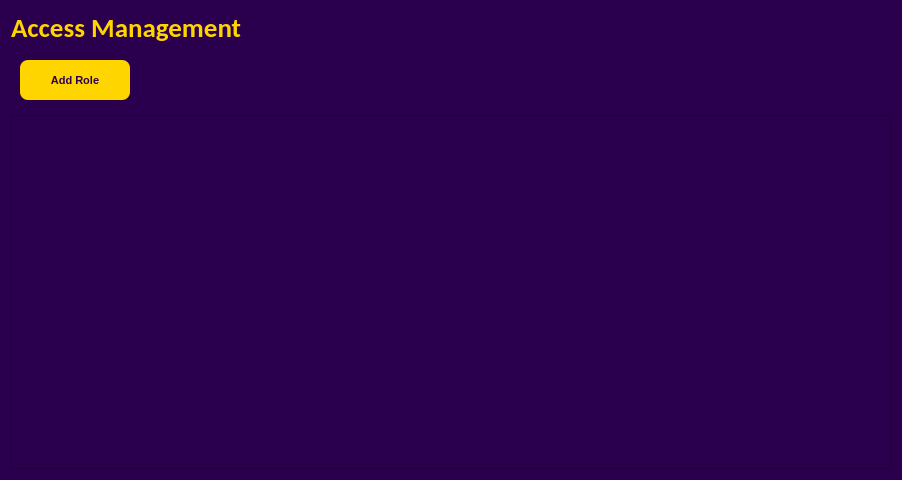
<?xml version="1.0" encoding="UTF-8"?>
<ui version="4.0">
 <class>AccessAdmin</class>
 <widget class="QWidget" name="AccessAdmin">
  <property name="geometry">
   <rect>
    <x>0</x>
    <y>0</y>
    <width>902</width>
    <height>480</height>
   </rect>
  </property>
  <property name="palette">
   <palette>
    <active>
     <colorrole role="WindowText">
      <brush brushstyle="SolidPattern">
       <color alpha="255">
        <red>255</red>
        <green>255</green>
        <blue>255</blue>
       </color>
      </brush>
     </colorrole>
     <colorrole role="Button">
      <brush brushstyle="SolidPattern">
       <color alpha="255">
        <red>42</red>
        <green>0</green>
        <blue>78</blue>
       </color>
      </brush>
     </colorrole>
     <colorrole role="Light">
      <brush brushstyle="SolidPattern">
       <color alpha="255">
        <red>63</red>
        <green>0</green>
        <blue>117</blue>
       </color>
      </brush>
     </colorrole>
     <colorrole role="Midlight">
      <brush brushstyle="SolidPattern">
       <color alpha="255">
        <red>52</red>
        <green>0</green>
        <blue>97</blue>
       </color>
      </brush>
     </colorrole>
     <colorrole role="Dark">
      <brush brushstyle="SolidPattern">
       <color alpha="255">
        <red>21</red>
        <green>0</green>
        <blue>39</blue>
       </color>
      </brush>
     </colorrole>
     <colorrole role="Mid">
      <brush brushstyle="SolidPattern">
       <color alpha="255">
        <red>28</red>
        <green>0</green>
        <blue>52</blue>
       </color>
      </brush>
     </colorrole>
     <colorrole role="Text">
      <brush brushstyle="SolidPattern">
       <color alpha="255">
        <red>255</red>
        <green>255</green>
        <blue>255</blue>
       </color>
      </brush>
     </colorrole>
     <colorrole role="BrightText">
      <brush brushstyle="SolidPattern">
       <color alpha="255">
        <red>255</red>
        <green>255</green>
        <blue>255</blue>
       </color>
      </brush>
     </colorrole>
     <colorrole role="ButtonText">
      <brush brushstyle="SolidPattern">
       <color alpha="255">
        <red>255</red>
        <green>255</green>
        <blue>255</blue>
       </color>
      </brush>
     </colorrole>
     <colorrole role="Base">
      <brush brushstyle="SolidPattern">
       <color alpha="255">
        <red>0</red>
        <green>0</green>
        <blue>0</blue>
       </color>
      </brush>
     </colorrole>
     <colorrole role="Window">
      <brush brushstyle="SolidPattern">
       <color alpha="255">
        <red>42</red>
        <green>0</green>
        <blue>78</blue>
       </color>
      </brush>
     </colorrole>
     <colorrole role="Shadow">
      <brush brushstyle="SolidPattern">
       <color alpha="255">
        <red>0</red>
        <green>0</green>
        <blue>0</blue>
       </color>
      </brush>
     </colorrole>
     <colorrole role="AlternateBase">
      <brush brushstyle="SolidPattern">
       <color alpha="255">
        <red>21</red>
        <green>0</green>
        <blue>39</blue>
       </color>
      </brush>
     </colorrole>
     <colorrole role="ToolTipBase">
      <brush brushstyle="SolidPattern">
       <color alpha="255">
        <red>255</red>
        <green>255</green>
        <blue>220</blue>
       </color>
      </brush>
     </colorrole>
     <colorrole role="ToolTipText">
      <brush brushstyle="SolidPattern">
       <color alpha="255">
        <red>0</red>
        <green>0</green>
        <blue>0</blue>
       </color>
      </brush>
     </colorrole>
     <colorrole role="PlaceholderText">
      <brush brushstyle="SolidPattern">
       <color alpha="127">
        <red>255</red>
        <green>255</green>
        <blue>255</blue>
       </color>
      </brush>
     </colorrole>
     <colorrole role="Accent">
      <brush brushstyle="SolidPattern">
       <color alpha="255">
        <red>0</red>
        <green>0</green>
        <blue>0</blue>
       </color>
      </brush>
     </colorrole>
    </active>
    <inactive>
     <colorrole role="WindowText">
      <brush brushstyle="SolidPattern">
       <color alpha="255">
        <red>255</red>
        <green>255</green>
        <blue>255</blue>
       </color>
      </brush>
     </colorrole>
     <colorrole role="Button">
      <brush brushstyle="SolidPattern">
       <color alpha="255">
        <red>42</red>
        <green>0</green>
        <blue>78</blue>
       </color>
      </brush>
     </colorrole>
     <colorrole role="Light">
      <brush brushstyle="SolidPattern">
       <color alpha="255">
        <red>63</red>
        <green>0</green>
        <blue>117</blue>
       </color>
      </brush>
     </colorrole>
     <colorrole role="Midlight">
      <brush brushstyle="SolidPattern">
       <color alpha="255">
        <red>52</red>
        <green>0</green>
        <blue>97</blue>
       </color>
      </brush>
     </colorrole>
     <colorrole role="Dark">
      <brush brushstyle="SolidPattern">
       <color alpha="255">
        <red>21</red>
        <green>0</green>
        <blue>39</blue>
       </color>
      </brush>
     </colorrole>
     <colorrole role="Mid">
      <brush brushstyle="SolidPattern">
       <color alpha="255">
        <red>28</red>
        <green>0</green>
        <blue>52</blue>
       </color>
      </brush>
     </colorrole>
     <colorrole role="Text">
      <brush brushstyle="SolidPattern">
       <color alpha="255">
        <red>255</red>
        <green>255</green>
        <blue>255</blue>
       </color>
      </brush>
     </colorrole>
     <colorrole role="BrightText">
      <brush brushstyle="SolidPattern">
       <color alpha="255">
        <red>255</red>
        <green>255</green>
        <blue>255</blue>
       </color>
      </brush>
     </colorrole>
     <colorrole role="ButtonText">
      <brush brushstyle="SolidPattern">
       <color alpha="255">
        <red>255</red>
        <green>255</green>
        <blue>255</blue>
       </color>
      </brush>
     </colorrole>
     <colorrole role="Base">
      <brush brushstyle="SolidPattern">
       <color alpha="255">
        <red>0</red>
        <green>0</green>
        <blue>0</blue>
       </color>
      </brush>
     </colorrole>
     <colorrole role="Window">
      <brush brushstyle="SolidPattern">
       <color alpha="255">
        <red>42</red>
        <green>0</green>
        <blue>78</blue>
       </color>
      </brush>
     </colorrole>
     <colorrole role="Shadow">
      <brush brushstyle="SolidPattern">
       <color alpha="255">
        <red>0</red>
        <green>0</green>
        <blue>0</blue>
       </color>
      </brush>
     </colorrole>
     <colorrole role="AlternateBase">
      <brush brushstyle="SolidPattern">
       <color alpha="255">
        <red>21</red>
        <green>0</green>
        <blue>39</blue>
       </color>
      </brush>
     </colorrole>
     <colorrole role="ToolTipBase">
      <brush brushstyle="SolidPattern">
       <color alpha="255">
        <red>255</red>
        <green>255</green>
        <blue>220</blue>
       </color>
      </brush>
     </colorrole>
     <colorrole role="ToolTipText">
      <brush brushstyle="SolidPattern">
       <color alpha="255">
        <red>0</red>
        <green>0</green>
        <blue>0</blue>
       </color>
      </brush>
     </colorrole>
     <colorrole role="PlaceholderText">
      <brush brushstyle="SolidPattern">
       <color alpha="127">
        <red>255</red>
        <green>255</green>
        <blue>255</blue>
       </color>
      </brush>
     </colorrole>
     <colorrole role="Accent">
      <brush brushstyle="SolidPattern">
       <color alpha="255">
        <red>0</red>
        <green>0</green>
        <blue>0</blue>
       </color>
      </brush>
     </colorrole>
    </inactive>
    <disabled>
     <colorrole role="WindowText">
      <brush brushstyle="SolidPattern">
       <color alpha="255">
        <red>21</red>
        <green>0</green>
        <blue>39</blue>
       </color>
      </brush>
     </colorrole>
     <colorrole role="Button">
      <brush brushstyle="SolidPattern">
       <color alpha="255">
        <red>42</red>
        <green>0</green>
        <blue>78</blue>
       </color>
      </brush>
     </colorrole>
     <colorrole role="Light">
      <brush brushstyle="SolidPattern">
       <color alpha="255">
        <red>63</red>
        <green>0</green>
        <blue>117</blue>
       </color>
      </brush>
     </colorrole>
     <colorrole role="Midlight">
      <brush brushstyle="SolidPattern">
       <color alpha="255">
        <red>52</red>
        <green>0</green>
        <blue>97</blue>
       </color>
      </brush>
     </colorrole>
     <colorrole role="Dark">
      <brush brushstyle="SolidPattern">
       <color alpha="255">
        <red>21</red>
        <green>0</green>
        <blue>39</blue>
       </color>
      </brush>
     </colorrole>
     <colorrole role="Mid">
      <brush brushstyle="SolidPattern">
       <color alpha="255">
        <red>28</red>
        <green>0</green>
        <blue>52</blue>
       </color>
      </brush>
     </colorrole>
     <colorrole role="Text">
      <brush brushstyle="SolidPattern">
       <color alpha="255">
        <red>21</red>
        <green>0</green>
        <blue>39</blue>
       </color>
      </brush>
     </colorrole>
     <colorrole role="BrightText">
      <brush brushstyle="SolidPattern">
       <color alpha="255">
        <red>255</red>
        <green>255</green>
        <blue>255</blue>
       </color>
      </brush>
     </colorrole>
     <colorrole role="ButtonText">
      <brush brushstyle="SolidPattern">
       <color alpha="255">
        <red>21</red>
        <green>0</green>
        <blue>39</blue>
       </color>
      </brush>
     </colorrole>
     <colorrole role="Base">
      <brush brushstyle="SolidPattern">
       <color alpha="255">
        <red>42</red>
        <green>0</green>
        <blue>78</blue>
       </color>
      </brush>
     </colorrole>
     <colorrole role="Window">
      <brush brushstyle="SolidPattern">
       <color alpha="255">
        <red>42</red>
        <green>0</green>
        <blue>78</blue>
       </color>
      </brush>
     </colorrole>
     <colorrole role="Shadow">
      <brush brushstyle="SolidPattern">
       <color alpha="255">
        <red>0</red>
        <green>0</green>
        <blue>0</blue>
       </color>
      </brush>
     </colorrole>
     <colorrole role="AlternateBase">
      <brush brushstyle="SolidPattern">
       <color alpha="255">
        <red>42</red>
        <green>0</green>
        <blue>78</blue>
       </color>
      </brush>
     </colorrole>
     <colorrole role="ToolTipBase">
      <brush brushstyle="SolidPattern">
       <color alpha="255">
        <red>255</red>
        <green>255</green>
        <blue>220</blue>
       </color>
      </brush>
     </colorrole>
     <colorrole role="ToolTipText">
      <brush brushstyle="SolidPattern">
       <color alpha="255">
        <red>0</red>
        <green>0</green>
        <blue>0</blue>
       </color>
      </brush>
     </colorrole>
     <colorrole role="PlaceholderText">
      <brush brushstyle="SolidPattern">
       <color alpha="127">
        <red>21</red>
        <green>0</green>
        <blue>39</blue>
       </color>
      </brush>
     </colorrole>
     <colorrole role="Accent">
      <brush brushstyle="SolidPattern">
       <color alpha="255">
        <red>30</red>
        <green>0</green>
        <blue>55</blue>
       </color>
      </brush>
     </colorrole>
    </disabled>
   </palette>
  </property>
  <property name="windowTitle">
   <string>Form</string>
  </property>
  <layout class="QVBoxLayout" name="verticalLayout">
   <item>
    <widget class="QLabel" name="header">
     <property name="font">
      <font>
       <family>Calibri</family>
       <pointsize>20</pointsize>
       <bold>true</bold>
      </font>
     </property>
     <property name="layoutDirection">
      <enum>Qt::LayoutDirection::LeftToRight</enum>
     </property>
     <property name="styleSheet">
      <string notr="true">color:#ffd500;</string>
     </property>
     <property name="lineWidth">
      <number>1</number>
     </property>
     <property name="text">
      <string>Access Management</string>
     </property>
    </widget>
   </item>
   <item>
    <widget class="QFrame" name="frame">
     <property name="frameShape">
      <enum>QFrame::Shape::NoFrame</enum>
     </property>
     <property name="frameShadow">
      <enum>QFrame::Shadow::Plain</enum>
     </property>
     <layout class="QHBoxLayout" name="horizontalLayout">
      <item>
       <widget class="QPushButton" name="Addrole">
        <property name="minimumSize">
         <size>
          <width>110</width>
          <height>40</height>
         </size>
        </property>
        <property name="styleSheet">
         <string notr="true">QPushButton#Addrole {
    background-color: #FFD500;
    color: #2A004E;
    border-radius: 8px;
    font-weight: bold;
    font-size: 11px;
    border: none;
    padding: 10px 20px;
}

QPushButton#Addrole:hover {
    background-color: #E6C200; 
}

QPushButton#Addrole:pressed {
    background-color: #CCAC00; 
}</string>
        </property>
        <property name="text">
         <string>Add Role</string>
        </property>
        <property name="icon">
         <iconset>
          <normaloff>../assets/Add_Role_icon.svg</normaloff>../assets/Add_Role_icon.svg</iconset>
        </property>
        <property name="iconSize">
         <size>
          <width>16</width>
          <height>16</height>
         </size>
        </property>
       </widget>
      </item>
      <item>
       <spacer name="horizontalSpacer">
        <property name="orientation">
         <enum>Qt::Orientation::Horizontal</enum>
        </property>
        <property name="sizeHint" stdset="0">
         <size>
          <width>777</width>
          <height>20</height>
         </size>
        </property>
       </spacer>
      </item>
     </layout>
    </widget>
   </item>
   <item>
    <widget class="QTableWidget" name="listofAccess">
     <property name="styleSheet">
      <string notr="true">QTableWidget {
    background-color: #2A004E; 
    gridline-color: #5C3278;   
    color: #E0C2FF;             
    selection-background-color: #FFD500; 
    selection-color: #2A004E;           
}

QHeaderView::section {
    background-color: #451B63; 
    color: #FFD500;            
    border: 1px solid #5C3278;
    padding: 4px;
}

QTableWidget::item:hover {
    background-color: #3A105A; 
}</string>
     </property>
     <property name="editTriggers">
      <set>QAbstractItemView::EditTrigger::NoEditTriggers</set>
     </property>
     <property name="showGrid">
      <bool>true</bool>
     </property>
     <attribute name="horizontalHeaderDefaultSectionSize">
      <number>300</number>
     </attribute>
     <attribute name="verticalHeaderVisible">
      <bool>false</bool>
     </attribute>
    </widget>
   </item>
  </layout>
 </widget>
 <resources/>
 <connections/>
</ui>
